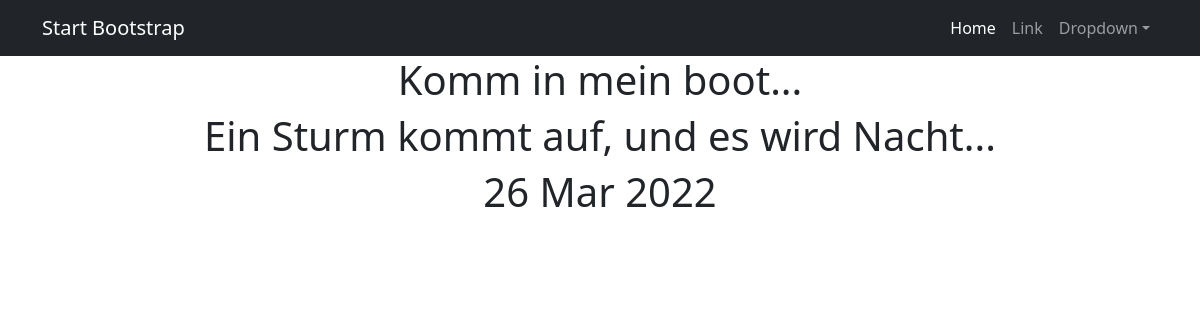
/news/6, run on the app's committed database.
### NewsApp/models.py (models this page shows, shortened)
class Post(models.Model):
    author = models.ForeignKey(Author, on_delete=models.CASCADE)
    dateCreation = models.DateTimeField(auto_now_add=True)
    postCategory = models.ManyToManyField(Category, through='PostCategory')
    title = models.CharField(max_length=128)
    text = models.TextField()
    rating = models.IntegerField(default=0)
    NEWS = 'NW'
    ARTICLE = 'AR'
    CATEGORY_CHOICES = (
        (NEWS, 'Новость'),
        (ARTICLE, 'Статья')
    )
    categoryType = models.CharField(max_length=2, choices=CATEGORY_CHOICES, default=ARTICLE)

### NewsApp/views.py (the view)
# urls.py: path('<int:pk>', PostDetail.as_view())
class PostDetail(DetailView):
    model = Post
    template_name = 'post.html'
    context_object_name = 'post'

### NewsApp/templatetags/custom_filters.py (called while the page is built)
@register.filter()
def censor(value):
    if not isinstance(value, str):
        raise ValueError
    return value.replace("fick", "f***")

### templates/post.html (shortened to what this page needs)
{% extends 'flatpages/default.html' %}
{% load custom_filters %}
{% block content %}
<h1>{{ post.title| censor }}</h1>
<h1>{{ post.text| censor }} </h1>
<h1>{{ post.dateCreation|date:'d M Y' }}</h1>
{% endblock content %}

### data on the page
Post: title|censor "Komm in mein boot...", text|censor "Ein Sturm kommt auf, und es wird Nacht...", dateCreation "26 Mar 2022"
